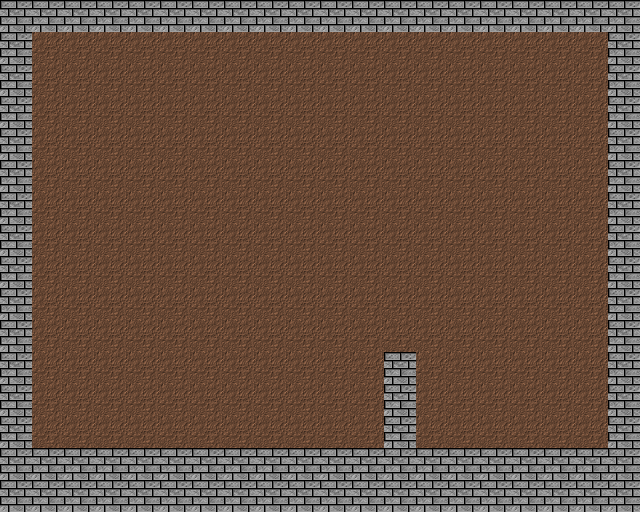

This game map was drawn from its Tiled (.tmx) file and the tilesets committed beside it. A one-line description and the full map source follow:
An orthogonal 20x16 tile map with 32x32 px tiles, 2 tile layers (Kachelebene 1, Kachelebene 2) and 13 objects (5x Collision, 4x Picture, PlayerSpawn, Teleporter, EnemySpawnLeft).

<map version="1.0" orientation="orthogonal" width="20" height="16" tilewidth="32" tileheight="32">
 <tileset firstgid="1" name="wall" tilewidth="32" tileheight="32">
  <image source="wall.png" width="128" height="128" />
 </tileset>
 <layer name="Kachelebene 1" width="20" height="16">
  <data encoding="csv">
1,1,1,1,1,1,1,1,1,1,1,1,1,1,1,1,1,1,1,1,
1,5,5,5,5,5,5,5,5,5,5,5,5,5,5,5,5,5,5,1,
1,5,5,5,5,5,5,5,5,5,5,5,5,5,5,5,5,5,5,1,
1,5,5,5,5,5,5,5,5,5,5,5,5,5,5,5,5,5,5,1,
1,5,5,5,5,5,5,5,5,5,5,5,5,5,5,5,5,5,5,1,
1,5,5,5,5,5,5,5,5,5,5,5,5,5,5,5,5,5,5,1,
1,5,5,5,5,5,5,5,5,5,5,5,5,5,5,5,5,5,5,1,
1,5,5,5,5,5,5,5,5,5,5,5,5,5,5,5,5,5,5,1,
1,5,5,5,5,5,5,5,5,5,5,5,5,5,5,5,5,5,5,1,
1,5,5,5,5,5,5,5,5,5,5,5,5,5,5,5,5,5,5,1,
1,5,5,5,5,5,5,5,5,5,5,5,5,5,5,5,5,5,5,1,
1,5,5,5,5,5,5,5,5,5,5,5,1,5,5,5,5,5,5,1,
1,5,5,5,5,5,5,5,5,5,5,5,1,5,5,5,5,5,5,1,
1,5,5,5,5,5,5,5,5,5,5,5,1,5,5,5,5,5,5,1,
1,1,1,1,1,1,1,1,1,1,1,1,1,1,1,1,1,1,1,1,
1,1,1,1,1,1,1,1,1,1,1,1,1,1,1,1,1,1,1,1
</data>
 </layer>
 <layer name="Kachelebene 2" width="20" height="16">
  <data encoding="csv">
0,0,0,0,0,0,0,0,0,0,0,0,0,0,0,0,0,0,0,0,
0,0,0,0,0,0,0,0,0,0,0,0,0,0,0,0,0,0,0,0,
0,0,0,0,0,0,0,0,0,0,0,0,0,0,0,0,0,0,0,0,
0,0,0,0,0,0,0,0,0,0,0,0,0,0,0,0,0,0,0,0,
0,0,0,0,0,0,0,0,0,0,0,0,0,0,0,0,0,0,0,0,
0,0,0,0,0,0,0,0,0,0,0,0,0,0,0,0,0,0,0,0,
0,0,0,0,0,0,0,0,0,0,0,0,0,0,0,0,0,0,0,0,
0,0,0,0,0,0,0,0,0,0,0,0,0,0,0,0,0,0,0,0,
0,0,0,0,0,0,0,0,0,0,0,0,0,0,0,0,0,0,0,0,
0,0,0,0,0,0,0,0,0,0,0,0,0,0,0,0,0,0,0,0,
0,0,0,0,0,0,0,0,0,0,0,0,0,0,0,0,0,0,0,0,
0,0,0,0,0,0,0,0,0,0,0,0,0,0,0,0,0,0,0,0,
0,0,0,0,0,0,0,0,0,0,0,0,0,0,0,0,0,0,0,0,
0,0,0,0,0,0,0,0,0,0,0,0,0,0,0,0,0,0,0,0,
0,0,0,0,0,0,0,0,0,0,0,0,0,0,0,0,0,0,0,0,
0,0,0,0,0,0,0,0,0,0,0,0,0,0,0,0,0,0,0,0
</data>
 </layer>
 <objectgroup name="Collision" width="20" height="16">
  <object type="Collision" x="0" y="448" width="640" height="64" />
  <object type="Collision" x="608" y="33" width="32" height="416" />
  <object type="Collision" x="0" y="32" width="32" height="416" />
  <object type="Collision" x="0" y="0" width="640" height="32" />
  <object type="Collision" x="384" y="352" width="32" height="96" />
 </objectgroup>
 <objectgroup name="Pictures" width="20" height="16">
  <object type="Picture" gid="8" x="576" y="448" />
  <object type="Picture" gid="4" x="576" y="416" />
  <object type="Picture" gid="4" x="32" y="416" />
  <object type="Picture" gid="8" x="32" y="448" />
 </objectgroup>
 <objectgroup name="Eventstuff" width="20" height="16">
  <object type="PlayerSpawn" x="288" y="416" width="32" height="32" />
  <object name="testLevel4.tmx" type="Teleporter" x="32" y="384" width="32" height="64" />
  <object type="EnemySpawnLeft" gid="16" x="450" y="447" />
  <object gid="0" x="767" y="176" />
 </objectgroup>
</map>
